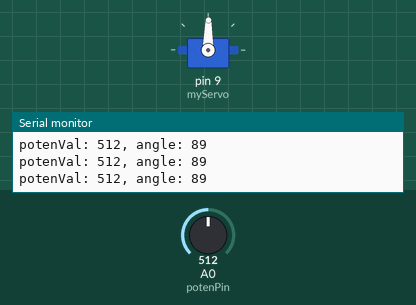
This sketch was run on a simulated Arduino Uno, built with avr-gcc and run on an emulated ATmega328P. Shown: servo, the last lines printed to the serial monitor. The test bench sets the inputs (shaded band); at power-on: A0 (potenPin) = 512.

Above: at 1.2 s.
1.3 s: A0 (potenPin) set to 109
At 2.1 s:
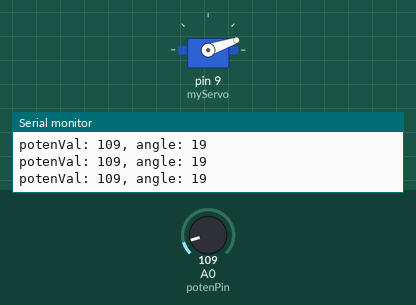
2.8 s: A0 (potenPin) set to 89
At 3.8 s:
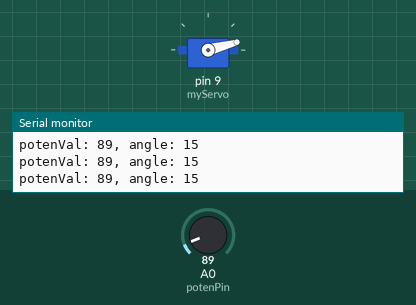
4.3 s: A0 (potenPin) set to 122
At 5.2 s:
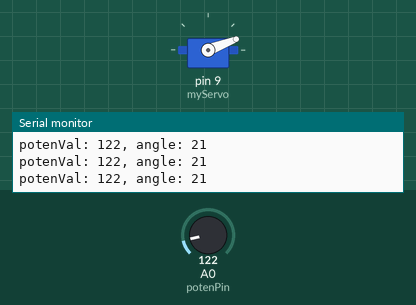
5.8 s: A0 (potenPin) set to 306
At 7.0 s:
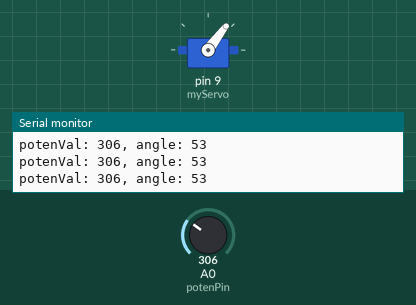
7.3 s: A0 (potenPin) set to 989
At 8.5 s:
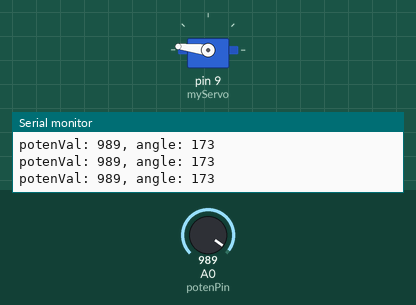
8.8 s: A0 (potenPin) set to 1016
At 9.5 s:
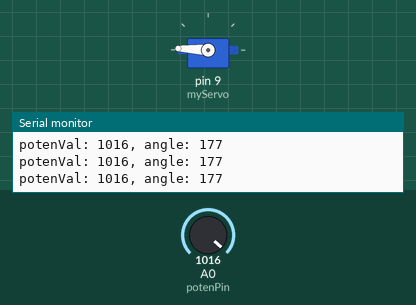
Timing chart, 0 to 11.3 s (numbered marks = the images above; inputs shaded):
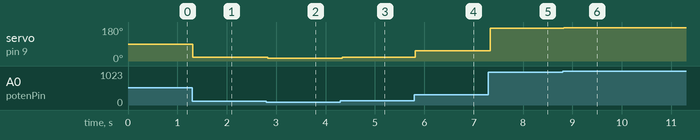

Measured:
- after the input at 1.3 s, servo on pin 9 (myServo): 89° → 19° at once
- after the input at 2.8 s, servo on pin 9 (myServo): 19° → 15° at once
- after the input at 4.3 s, servo on pin 9 (myServo): 15° → 21° at once
- after the input at 5.8 s, servo on pin 9 (myServo): 21° → 53° at once
- after the input at 7.3 s, servo on pin 9 (myServo): 53° → 173° at once
- after the input at 8.8 s, servo on pin 9 (myServo): 173° → 177° at once

The sketch:

mood-cue.ino
```cpp
//libraries
#include <Servo.h>

//objects
Servo myServo;

//var declarations
int const potenPin = A0;
int potenVal;
int angle;

//setup
void setup() {
  myServo.attach(9);

  Serial.begin(9600);
}

//loop
void loop() {
  //read potentiometer value and print for user check
  potenVal = analogRead(potenPin);
  Serial.print("potenVal: ");
  Serial.print(potenVal);

  //map potentiometer values to servo motor values, to sync rotation of pot to rotation of servo
  //and print angle
  angle = map(potenVal, 0, 1023, 0, 179);
  Serial.print(", angle: ");
  Serial.println(angle);

  //write angle for servo to rotate to and add delay to allow it enough time
  myServo.write(angle);
  delay(15);
}
```
